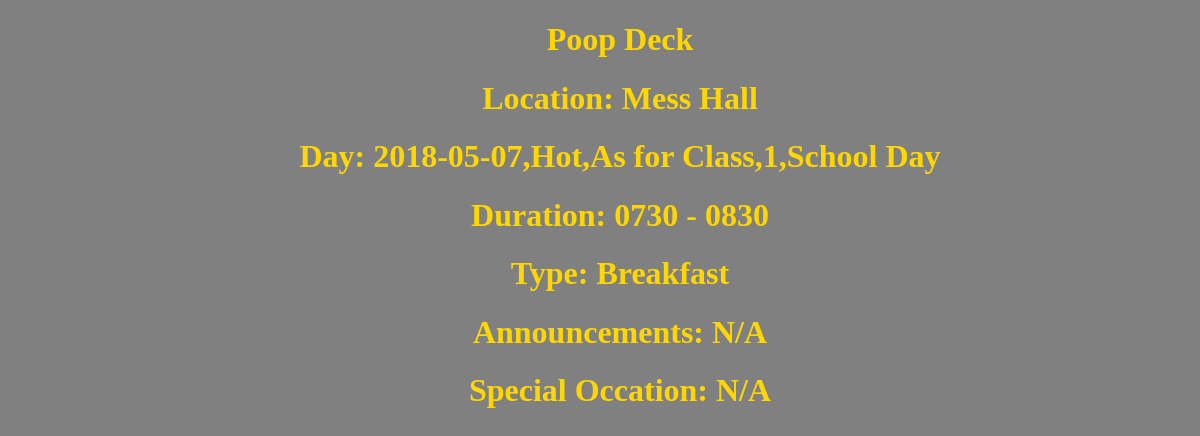
Page /meal/4/ on the earlier database version.
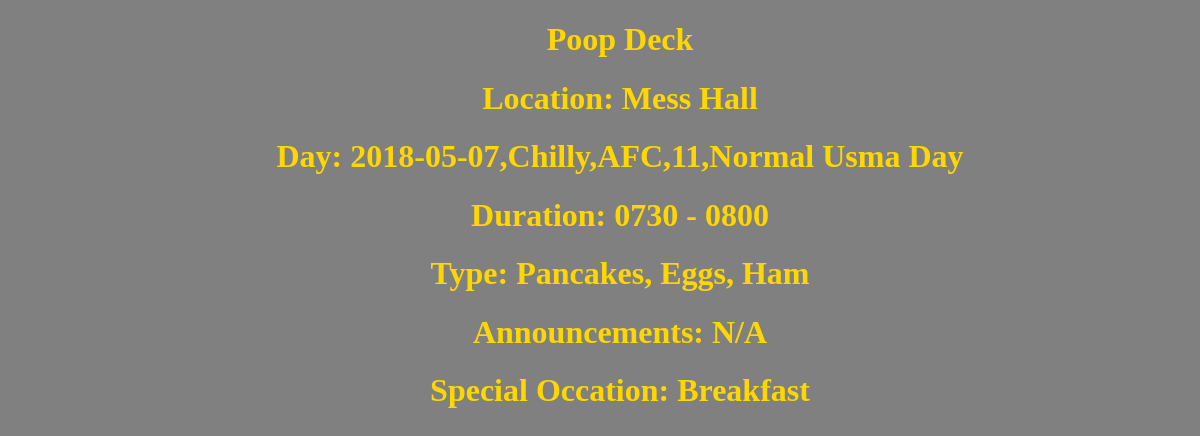
Same page on the later database version.
### poopdeck/models.py (models this page shows, shortened)
class Meals(models.Model):
        Day = models.ForeignKey(Day, on_delete=models.CASCADE, default=1)
        TypeofMeal = models.CharField(max_length=20)
        SpecialOccasion = models.CharField(max_length=30)
        Location = models.CharField(max_length=30)
        DurationRange = models.CharField(max_length=30)
        AnnouncementsMade = models.CharField(max_length=200)

class Day(models.Model):
	CalenderDate = models.DateField()
	Weather = models.CharField(max_length=50)
	Uniform = models.CharField(max_length=20)
	TAPS = models.IntegerField()
	DescriptionOfDay = models.CharField(max_length=30)
	def __str__(self):
		return str(self.CalenderDate) +  ","  + self.Weather + "," + self.Uniform + "," + str(self.TAPS) + "," + self.DescriptionOfDay

### poopdeck/views.py (the view)
# urls.py: path('meal/<int:meal_id>/', views.meal, name='meal'),
def meal(request, meal_id):
	try:
		meal = Meals.objects.get(pk=meal_id)
		context = {'meal': meal}
	except Meals.DoesNotExist:
		raise Http404("No meal for this day")
	return render(request, 'poopdeck/meal.html',context)

### poopdeck/templates/poopdeck/meal.html (shortened to what this page needs)
<!doctype html>
<html lang="en">
<head>
</head>
<div>
<body>
<ul>
  <h1> Poop Deck
  <h1> Location:  {{ meal.Location }} </h1>
  <h1> Day: {{ meal.Day  }} </h1>
  <h1> Duration: {{ meal.DurationRange  }} </h1>
  <h1> Type: {{ meal.TypeofMeal  }} </h1>
  <h1> Announcements: {{ meal.AnnouncementsMade  }} </h1>
  <h1> Special Occation: {{ meal.SpecialOccasion}} </h1>
</ul>
</body>
</div>
</html>

Differences in the rows shown:
changed Meals "Mess Hall": Day "2018-05-07,Hot,As for Class,1,School Day" → "2018-05-07,Chilly,AFC,11,Normal Usma Day"; DurationRange "0730 - 0830" → "0730 - 0800"; TypeofMeal "Breakfast" → "Pancakes, Eggs, Ham"; SpecialOccasion "N/A" → "Breakfast"
